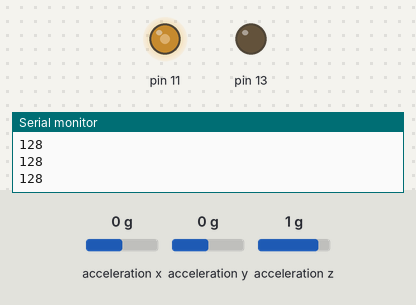
Simulated run of this sketch. Board: Arduino Uno, built with avr-gcc and run on an emulated ATmega328P. Parts: output pins drawn as LEDs (lit = HIGH), the last lines printed to the serial monitor. Wiring (inferred from the names in the program): ADXL345 accelerometer at I2C address 0x53. Inputs (shaded band) come from the test bench; at power-on: acceleration z 1 g, acceleration x 0 g, acceleration y 0 g.

Above: at 1.4 s.
1.5 s: acceleration z set to -1.4 g
At 2.5 s:
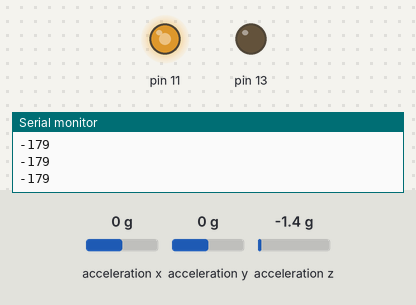
3.0 s: acceleration z set to 0.1 g
At 4.0 s:
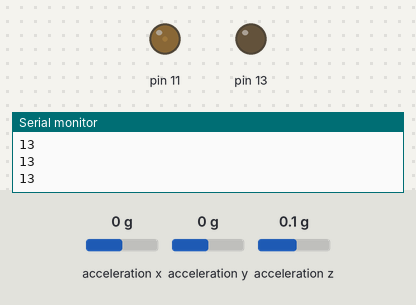
4.6 s: acceleration z set to 1.4 g
At 5.9 s:
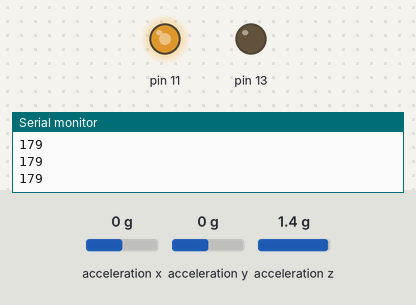
6.2 s: acceleration z set to -0.1 g
At 7.6 s:
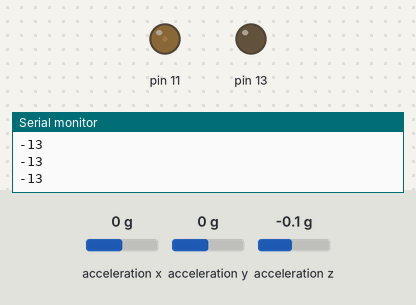
Timing chart, 0 to 8.7 s (numbered marks = the images above; inputs shaded):
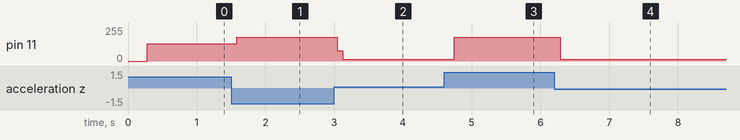

The sketch:

I2C.ino
```cpp
#include <Wire.h>

void ByteWrite(int, int, int);
int ByteRead(int, int);
void LED_On();
void LED_Off();

int ADXL_Address = 0x53;

void setup(){
  pinMode(13, OUTPUT);
  Serial.begin(9600);
  Wire.begin();
  ADXL_Init();
  LED_Off();
}

void loop(){
  int val = 0;
  val = GetZ();
  if (val < 0)
    val = -val;
/*
  LED_On();
  delay(val);
  LED_Off();
  delay(val);
*/
  analogWrite(11, val);
}

void LED_On(){
  digitalWrite(13, HIGH);
}

void LED_Off(){
  digitalWrite(13, LOW);
}

int GetZ(){
  int Z=0;
  Z = BinToInt(ByteRead(ADXL_Address, 0x37), ByteRead(ADXL_Address, 0x36));
  return Z;
}

void ADXL_Init(){
  ByteWrite(ADXL_Address, 0x2C, 0x0F);
  ByteWrite(ADXL_Address, 0x31, 0x01);
  ByteWrite(ADXL_Address, 0x2D, 0x28);
  ByteWrite(ADXL_Address, 0x38, 0x00);
}

void ByteWrite(int I2C_Address, int Reg_Address, int data){
  Wire.beginTransmission(I2C_Address);
  Wire.write(byte(Reg_Address));
  Wire.write(byte(data));
  Wire.endTransmission();
  delay(50);
}

int ByteRead(int I2C_Address, int Reg_Address){
  int data = 0;
  Wire.beginTransmission(I2C_Address);
  Wire.write(byte(Reg_Address));
  Wire.endTransmission();
  Wire.requestFrom(I2C_Address, 1);
  delay(20);
  if (Wire.available() != 0){
    data = Wire.read();
//    LED_On();
  }
  delay(20);
//  if (data != 0)
//    LED_On();
  return data;
}

/*
Input: 8MSB, 8LSB in 2's Complement
Output: Decimal Value (integer)
*/
int BinToInt(int msb, int lsb){
  msb = msb << 8;
  /***** Handles error reading at 0 *****/
  if (msb == -256 && lsb <= 20)
    msb = 0;
  else if (msb == 0 && lsb >= 235)
    msb = -256;
  int value = msb;
  value = value | lsb;
  //value = lsb;
  Serial.println(value);
  return value;
}
```

Measured:
- after the input at 1.5 s, pin 11: 128/255 → 179/255 after 0.08 s
- after the input at 3.0 s, pin 11: 179/255 → 77/255 at once, → 13/255 0.08 s later
- after the input at 4.6 s, pin 11: 13/255 → 179/255 after 0.15 s
- after the input at 6.2 s, pin 11: 179/255 → 13/255 after 0.09 s
